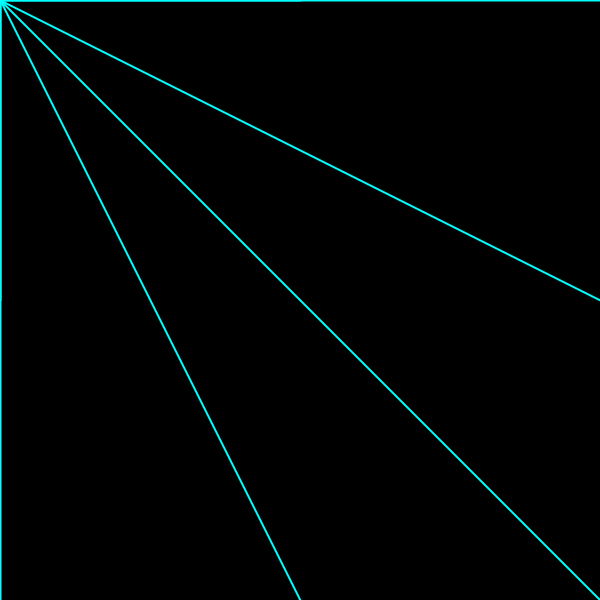
Frame 1 (no input)
Frame 60 (the mouse pressed at the canvas centre just before this capture): identical to frame 1, image omitted
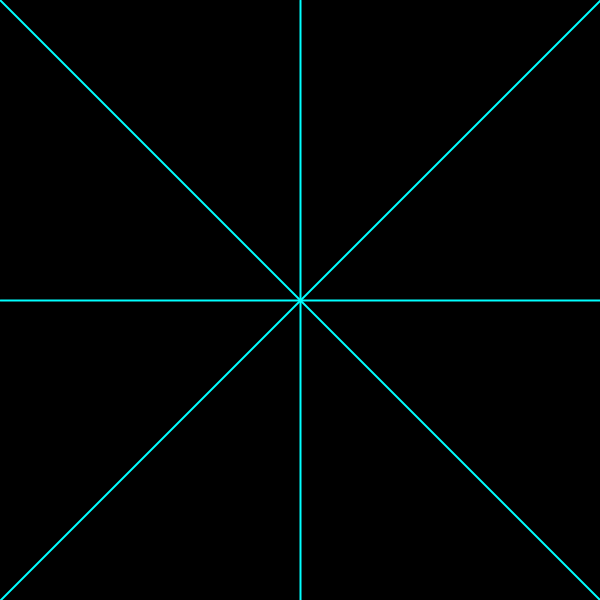
Frame 120 (the mouse held since frame 60 and released just before this capture)

The Processing sketch that drew these frames (run headless with seeded random() and noise(); from frame 60 on, the mouse is pressed at the canvas centre):

// Processing sketch: Day2_8_31_2017_note_2
// ── Day2_8_31_2017_note_2.pde
void setup(){
  size(600,600);
  stroke(0,255,255);
  strokeWeight(2);
  frameRate(20);
  
}

void draw(){
  background(0);
  //line(width/2, height/2, mouseX, mouseY);
  line(0, height/2, mouseX, mouseY);
  line(600, height/2, mouseX, mouseY);
  line(width/2, 0, mouseX, mouseY);
  line(width/2, 600, mouseX, mouseY);
  line(600, 600, mouseX, mouseY);
  line(0, 0, mouseX, mouseY);
  line(600, 0, mouseX, mouseY);
  line(0, 600, mouseX, mouseY);
  
}
